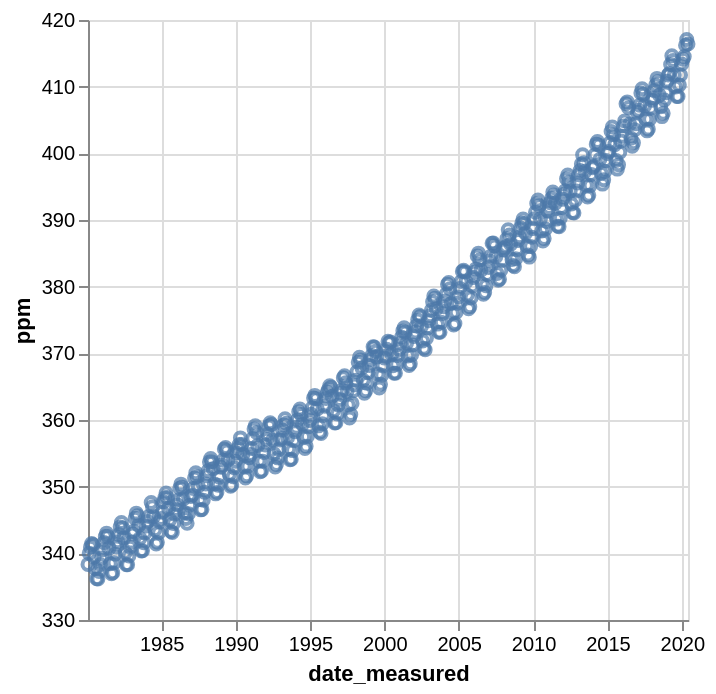

Here is the notebook cell this chart was saved with:
### Markdown cell above
There are a few basic aspects of a plot that we need to specify:

The name of the data frame to visualize.

Here, we specify the co2_df data frame as an argument to alt.Chart

The graphical mark, which specifies how the mapped data should be displayed.

To create a graphical mark, we use Chart.mark_* methods (see the altair reference for a list of graphical mark).

Here, we use the mark_point function to visualize our data as a scatter plot.

The encoding channels, which tells altair how the columns in the data frame map to visual properties in the chart.

To create an encoding, we use the encode function.

The encode method builds a key-value mapping between encoding channels (such as x, y) to fields in the data set, accessed by field name (column names)

Here, we set the x axis of the plot to the date_measured variable, and on the y axis, we plot the ppm variable.

For the y-axis, we also provided the method scale(zero=False). By default, altair chooses the y-limits based on the data and will keep y=0 in view. This is often a helpful default, but here it makes it difficult to see any trends in our data since the smallest value is >300 ppm. So by providing scale(zero=False), we tell altair to choose a reasonable lower bound based on our data, and that lower bound doesn’t have to be zero.

To change the properties of the encoding channels, we need to leverage the helper functions alt.Y and alt.X. These helpers have the role of customizing things like order, titles, and scales. Here, we use alt.Y to change the domain of the y-axis, so that it starts from the lowest value in the date_measured column rather than from zero.

### Code cell
co2_scatter = alt.Chart(co2_df).mark_point().encode(
    x="date_measured",
    y=alt.Y("ppm").scale(zero=False)
)

co2_scatter

### Figure 1 — Vega-Lite specification as saved in the notebook (floating-point values rounded to 4 significant figures; data arrays with more than 128 entries replaced by an {"elided": "..."} marker saying what was removed)
{"config": {"view": {"continuousWidth": 300, "continuousHeight": 300}}, "data": {"name": "data-aa5998d5bdbb1210883052c862754cac"}, "mark": {"type": "point"}, "encoding": {"x": {"field": "date_measured", "type": "temporal"}, "y": {"field": "ppm", "scale": {"zero": false}, "type": "quantitative"}}, "$schema": "https://vega.github.io/schema/vega-lite/v6.1.0.json", "datasets": {"data-aa5998d5bdbb1210883052c862754cac": {"elided": "484 records"}}}
